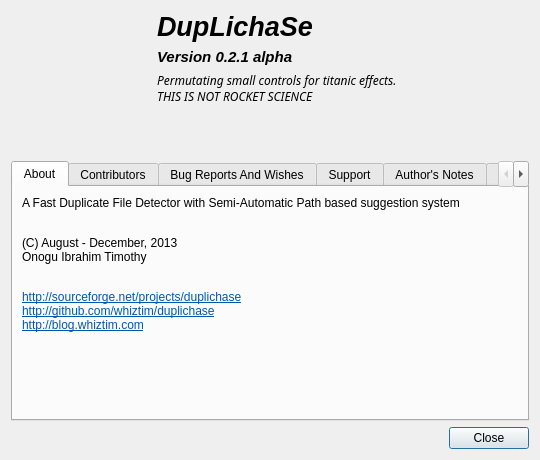
<?xml version="1.0" encoding="UTF-8"?>
<ui version="4.0">
 <class>AboutDialog</class>
 <widget class="QDialog" name="AboutDialog">
  <property name="geometry">
   <rect>
    <x>0</x>
    <y>0</y>
    <width>540</width>
    <height>460</height>
   </rect>
  </property>
  <property name="minimumSize">
   <size>
    <width>540</width>
    <height>460</height>
   </size>
  </property>
  <property name="windowTitle">
   <string>About DupLichaSe</string>
  </property>
  <layout class="QVBoxLayout" name="verticalLayout">
   <item>
    <layout class="QHBoxLayout" name="horizontalLayout">
     <item>
      <widget class="QLabel" name="IconImageLabel">
       <property name="maximumSize">
        <size>
         <width>140</width>
         <height>140</height>
        </size>
       </property>
       <property name="text">
        <string/>
       </property>
       <property name="pixmap">
        <pixmap resource="../../resources/resources.qrc">:/main/mainIcon</pixmap>
       </property>
       <property name="scaledContents">
        <bool>true</bool>
       </property>
      </widget>
     </item>
     <item>
      <layout class="QVBoxLayout" name="topProgramTextVerticalLayout">
       <item>
        <widget class="QLabel" name="programNameTextLabel">
         <property name="font">
          <font>
           <pointsize>20</pointsize>
           <weight>75</weight>
           <italic>true</italic>
           <bold>true</bold>
          </font>
         </property>
         <property name="text">
          <string>DupLichaSe</string>
         </property>
        </widget>
       </item>
       <item>
        <widget class="QLabel" name="programVersionTextLabel">
         <property name="font">
          <font>
           <pointsize>11</pointsize>
           <weight>75</weight>
           <italic>true</italic>
           <bold>true</bold>
          </font>
         </property>
         <property name="text">
          <string>Version 0.2.1 alpha</string>
         </property>
        </widget>
       </item>
       <item>
        <widget class="QLabel" name="programSloganTextLabel">
         <property name="font">
          <font>
           <family>Ubuntu Mono</family>
           <italic>true</italic>
          </font>
         </property>
         <property name="text">
          <string>&lt;html&gt;&lt;head/&gt;&lt;body&gt;&lt;p&gt;Permutating small controls for titanic effects.&lt;br/&gt;THIS IS NOT ROCKET SCIENCE&lt;/p&gt;&lt;/body&gt;&lt;/html&gt;</string>
         </property>
        </widget>
       </item>
       <item>
        <spacer name="verticalSpacer">
         <property name="orientation">
          <enum>Qt::Vertical</enum>
         </property>
         <property name="sizeType">
          <enum>QSizePolicy::Fixed</enum>
         </property>
         <property name="sizeHint" stdset="0">
          <size>
           <width>20</width>
           <height>50</height>
          </size>
         </property>
        </spacer>
       </item>
      </layout>
     </item>
    </layout>
   </item>
   <item>
    <widget class="QTabWidget" name="tabWidget">
     <property name="minimumSize">
      <size>
       <width>500</width>
       <height>260</height>
      </size>
     </property>
     <property name="maximumSize">
      <size>
       <width>4654440</width>
       <height>4353234</height>
      </size>
     </property>
     <property name="currentIndex">
      <number>0</number>
     </property>
     <widget class="QWidget" name="aboutTab">
      <attribute name="title">
       <string>About</string>
      </attribute>
      <layout class="QVBoxLayout" name="verticalLayout_2">
       <item>
        <widget class="QLabel" name="about_briefLabel">
         <property name="text">
          <string>&lt;html&gt;&lt;head/&gt;&lt;body&gt;&lt;p&gt;A Fast Duplicate File Detector with Semi-Automatic Path based suggestion system&lt;/p&gt;&lt;p&gt;&lt;br/&gt;(C) August - December, 2013&lt;br/&gt;Onogu Ibrahim Timothy&lt;/p&gt;&lt;p&gt;&lt;a href=&quot;http://github.com/whiztim/duplichase&quot;&gt;&lt;span style=&quot; text-decoration: underline; color:#0057ae;&quot;&gt;&lt;br/&gt;http://sourceforge.net/projects/duplichase&lt;br/&gt;http://github.com/whiztim/duplichase&lt;/span&gt;&lt;/a&gt;&lt;a href=&quot;http://blog.whiztim.com&quot;&gt;&lt;span style=&quot; text-decoration: underline; color:#0057ae;&quot;&gt;&lt;br/&gt;http://blog.whiztim.com&lt;/span&gt;&lt;/a&gt;&lt;/p&gt;&lt;/body&gt;&lt;/html&gt;</string>
         </property>
        </widget>
       </item>
       <item>
        <spacer name="verticalSpacer_2">
         <property name="orientation">
          <enum>Qt::Vertical</enum>
         </property>
         <property name="sizeHint" stdset="0">
          <size>
           <width>20</width>
           <height>101</height>
          </size>
         </property>
        </spacer>
       </item>
      </layout>
     </widget>
     <widget class="QWidget" name="contributorsTab">
      <attribute name="title">
       <string>Contributors</string>
      </attribute>
      <layout class="QVBoxLayout" name="verticalLayout_4">
       <item>
        <widget class="QTextBrowser" name="contributorTextBrowser">
         <property name="html">
          <string>&lt;!DOCTYPE HTML PUBLIC &quot;-//W3C//DTD HTML 4.0//EN&quot; &quot;http://www.w3.org/TR/REC-html40/strict.dtd&quot;&gt;
&lt;html&gt;&lt;head&gt;&lt;meta name=&quot;qrichtext&quot; content=&quot;1&quot; /&gt;&lt;style type=&quot;text/css&quot;&gt;
p, li { white-space: pre-wrap; }
&lt;/style&gt;&lt;/head&gt;&lt;body style=&quot; font-family:'MS Shell Dlg 2'; font-size:8.25pt; font-weight:400; font-style:normal;&quot;&gt;
&lt;p style=&quot; margin-top:0px; margin-bottom:0px; margin-left:0px; margin-right:0px; -qt-block-indent:0; text-indent:0px;&quot;&gt;&lt;span style=&quot; font-family:'Ubuntu'; font-size:9pt; font-weight:600;&quot;&gt;Ibrahim Timothy Onogu &lt;/span&gt;&lt;span style=&quot; font-family:'Ubuntu'; font-size:9pt; font-style:italic;&quot;&gt;- Concepts, Author, Lead Developer, Maintainer&lt;/span&gt;&lt;span style=&quot; font-family:'Ubuntu'; font-size:9pt;&quot;&gt;&lt;br /&gt;Email:	&lt;/span&gt;&lt;a href=&quot;mailto:whiztim@outlook.com&quot;&gt;&lt;span style=&quot; font-family:'Ubuntu'; font-size:9pt; text-decoration: underline; color:#0057ae;&quot;&gt;Click Me!&lt;br /&gt;&lt;/span&gt;&lt;/a&gt;&lt;span style=&quot; font-family:'Ubuntu'; font-size:9pt;&quot;&gt;Website:	&lt;/span&gt;&lt;a href=&quot;http://blog.whiztim.com&quot;&gt;&lt;span style=&quot; font-family:'Ubuntu'; font-size:9pt; text-decoration: underline; color:#0057ae;&quot;&gt;http://blog.whiztim.com&lt;/span&gt;&lt;/a&gt;&lt;/p&gt;
&lt;p style=&quot;-qt-paragraph-type:empty; margin-top:0px; margin-bottom:0px; margin-left:0px; margin-right:0px; -qt-block-indent:0; text-indent:0px; font-family:'Ubuntu'; font-size:9pt; text-decoration: underline; color:#0057ae;&quot;&gt;&lt;br /&gt;&lt;/p&gt;
&lt;p style=&quot; margin-top:0px; margin-bottom:0px; margin-left:0px; margin-right:0px; -qt-block-indent:0; text-indent:0px;&quot;&gt;&lt;span style=&quot; font-family:'Ubuntu'; font-size:9pt; font-weight:600;&quot;&gt;For encouraging me to Write this Software for others, Thanks to &lt;/span&gt;&lt;span style=&quot; font-family:'Ubuntu'; font-size:9pt; font-style:italic;&quot;&gt;-&lt;/span&gt;&lt;/p&gt;
&lt;p style=&quot; margin-top:0px; margin-bottom:0px; margin-left:0px; margin-right:0px; -qt-block-indent:0; text-indent:0px;&quot;&gt;&lt;span style=&quot; font-family:'Ubuntu'; font-size:9pt;&quot;&gt;Daser GnuLinux Retnan 	&lt;/span&gt;&lt;a href=&quot;http://retnan.com&quot;&gt;&lt;span style=&quot; font-family:'Ubuntu'; font-size:9pt; text-decoration: underline; color:#0000ff;&quot;&gt;&amp;lt;&amp;lt;retNaN&amp;gt;&amp;gt;&lt;/span&gt;&lt;/a&gt;&lt;span style=&quot; font-family:'Ubuntu'; font-size:9pt; font-style:italic;&quot;&gt; Programmer&lt;/span&gt;&lt;/p&gt;
&lt;p style=&quot; margin-top:0px; margin-bottom:0px; margin-left:0px; margin-right:0px; -qt-block-indent:0; text-indent:0px;&quot;&gt;&lt;span style=&quot; font-family:'Ubuntu'; font-size:9pt;&quot;&gt;Emmanuel Idusuyi	&amp;lt;&amp;lt;DonEmmX&amp;gt;&amp;gt;&lt;br /&gt;Faith Omotayo George	&amp;lt;&amp;lt;Faethy&amp;gt;&amp;gt;  &lt;/span&gt;&lt;/p&gt;
&lt;p style=&quot;-qt-paragraph-type:empty; margin-top:0px; margin-bottom:0px; margin-left:0px; margin-right:0px; -qt-block-indent:0; text-indent:0px; font-family:'Ubuntu'; font-size:9pt;&quot;&gt;&lt;br /&gt;&lt;/p&gt;
&lt;p style=&quot; margin-top:0px; margin-bottom:0px; margin-left:0px; margin-right:0px; -qt-block-indent:0; text-indent:0px;&quot;&gt;&lt;span style=&quot; font-family:'Ubuntu'; font-size:9pt; font-weight:600;&quot;&gt;Special Thanks to the Uncreated Creator, the Authority on Systems &lt;/span&gt;&lt;span style=&quot; font-family:'Ubuntu'; font-size:9pt; font-style:italic;&quot;&gt;-&lt;/span&gt;&lt;/p&gt;
&lt;p style=&quot; margin-top:0px; margin-bottom:0px; margin-left:0px; margin-right:0px; -qt-block-indent:0; text-indent:0px;&quot;&gt;&lt;span style=&quot; font-family:'Ubuntu'; font-size:9pt;&quot;&gt;God, the father of my King Jesus Christ  	&lt;/span&gt;&lt;a href=&quot;http://christianity.about.com/od/newchristians/p/becomechristian.htm&quot;&gt;&lt;span style=&quot; font-size:8pt; text-decoration: underline; color:#0000ff;&quot;&gt;&amp;lt;&amp;lt;A New You?&amp;gt;&amp;gt;&lt;/span&gt;&lt;/a&gt;&lt;span style=&quot; font-family:'Ubuntu'; font-size:9pt; font-style:italic;&quot;&gt; Try Jesus for FREE!&lt;/span&gt;&lt;/p&gt;
&lt;p style=&quot; margin-top:0px; margin-bottom:0px; margin-left:0px; margin-right:0px; -qt-block-indent:0; text-indent:0px;&quot;&gt;&lt;span style=&quot; font-family:'Ubuntu'; font-size:9pt;&quot;&gt;The Holy Spirit, my Teacher. . . :-)&lt;/span&gt;&lt;/p&gt;&lt;/body&gt;&lt;/html&gt;</string>
         </property>
         <property name="openExternalLinks">
          <bool>true</bool>
         </property>
        </widget>
       </item>
      </layout>
     </widget>
     <widget class="QWidget" name="bugTab">
      <attribute name="title">
       <string>Bug Reports And Wishes</string>
      </attribute>
      <layout class="QVBoxLayout" name="verticalLayout_3">
       <item>
        <widget class="QLabel" name="bugReportDetailedTextLabel">
         <property name="text">
          <string>&lt;html&gt;&lt;head/&gt;&lt;body&gt;&lt;p&gt;&lt;span style=&quot; font-weight:600;&quot;&gt;Thank you&lt;/span&gt; for using DupLichaSe. . .!! :-) {}&lt;/p&gt;&lt;p&gt;&lt;span style=&quot; font-weight:600;&quot;&gt;Found A bug?&lt;br/&gt;&lt;/span&gt;This Software has been tested before it was deployed. However, it is not guaranteed to be bug-free or crash free. Please use this Link to report bugs or problems you have encountered when using this Software. &lt;a href=&quot;https://github.com/WhiZTiM/duplichase/issues&quot;&gt;&lt;span style=&quot; text-decoration: underline; color:#0057ae;&quot;&gt;HERE&lt;/span&gt;&lt;/a&gt;.&lt;/p&gt;&lt;p&gt;&lt;span style=&quot; font-weight:600;&quot;&gt;Suggestions and Wishes&lt;/span&gt;.&lt;br/&gt;Suggestions and Wishes are certainly welcomed! Please make any suggestion or wish that will improve this program in next versions here &lt;a href=&quot;http://sourceforge.net/p/duplichase/discussion/&quot;&gt;&lt;span style=&quot; text-decoration: underline; color:#0057ae;&quot;&gt;HERE&lt;/span&gt;&lt;/a&gt;&lt;/p&gt;&lt;p&gt;PLEASE NOTE that the Author and Contributors ONLY work on this&lt;br/&gt;project at their spare time.&lt;/p&gt;&lt;/body&gt;&lt;/html&gt;</string>
         </property>
         <property name="wordWrap">
          <bool>true</bool>
         </property>
        </widget>
       </item>
       <item>
        <spacer name="verticalSpacer_4">
         <property name="orientation">
          <enum>Qt::Vertical</enum>
         </property>
         <property name="sizeHint" stdset="0">
          <size>
           <width>20</width>
           <height>40</height>
          </size>
         </property>
        </spacer>
       </item>
      </layout>
     </widget>
     <widget class="QWidget" name="supportTab">
      <attribute name="title">
       <string>Support</string>
      </attribute>
      <layout class="QVBoxLayout" name="verticalLayout_5">
       <item>
        <widget class="QLabel" name="supportDetailTextLabel">
         <property name="text">
          <string>&lt;html&gt;&lt;head/&gt;&lt;body&gt;&lt;p&gt;&lt;span style=&quot; font-weight:600;&quot;&gt;Thank you&lt;/span&gt; for using DupLichaSe. . .!! :-)&lt;/p&gt;&lt;p&gt;If you liked this Software or if this Software has done you any good, then I am glad the time and resource I channeled into this Software paid off!&lt;/p&gt;&lt;p&gt;As of the day this release was deployed. I, the Author of this project, is a pretty young and top notched Undergraduate Student pursing a B. Eng in Mechanical And Production Engineering, in Nigeria.&lt;/p&gt;&lt;p&gt;I would appreciate any form of beneficial support either towards Me or this Software...&lt;br/&gt;Please feel free to contact Me or make a donation. . .&lt;/p&gt;&lt;/body&gt;&lt;/html&gt;</string>
         </property>
         <property name="wordWrap">
          <bool>true</bool>
         </property>
        </widget>
       </item>
       <item>
        <spacer name="verticalSpacer_3">
         <property name="orientation">
          <enum>Qt::Vertical</enum>
         </property>
         <property name="sizeHint" stdset="0">
          <size>
           <width>20</width>
           <height>59</height>
          </size>
         </property>
        </spacer>
       </item>
      </layout>
     </widget>
     <widget class="QWidget" name="authorsNotesTab">
      <attribute name="title">
       <string>Author's Notes</string>
      </attribute>
      <layout class="QVBoxLayout" name="verticalLayout_7">
       <item>
        <widget class="QLabel" name="label">
         <property name="text">
          <string>&lt;html&gt;&lt;head/&gt;&lt;body&gt;&lt;p&gt;&lt;span style=&quot; font-weight:600;&quot;&gt;NOTE 1:&lt;/span&gt; This Software will improve over time, months or years... This release presents a USABLE but INCOMPLETE feature set... I ernestly do hope it helps you clear your duplicate mess! PLease give me a feedback if you can. :)&lt;/p&gt;&lt;p&gt;&lt;span style=&quot; font-weight:600;&quot;&gt;NOTE 2:&lt;/span&gt; The implementation of the Core (Duplicate Scanner) of this Software is a CONCEPT EXPERIMENT I am working on. Though, for the time being, man-power and resource, the concept was skinned down to a basiic non-trivial implementation. This concept is &lt;span style=&quot; font-weight:600;&quot;&gt;Rule-Based Object Ossification&lt;/span&gt; : something similar to Lazy Loading... : passing objects around the program to fill up their data structures from factories on request, and ojects are re-routed by interconnected rules... My research on this just started, and it will take several months and will cost a lot of Money to have something very concrete... Still looking for a sponsor though. YOU can speed this up, MAKE ME A TEAM, JOIN me, FUND me, or ENCOURAGE me!! ...&lt;/p&gt;&lt;/body&gt;&lt;/html&gt;</string>
         </property>
         <property name="textFormat">
          <enum>Qt::RichText</enum>
         </property>
         <property name="scaledContents">
          <bool>false</bool>
         </property>
         <property name="alignment">
          <set>Qt::AlignLeading|Qt::AlignLeft|Qt::AlignTop</set>
         </property>
         <property name="wordWrap">
          <bool>true</bool>
         </property>
        </widget>
       </item>
      </layout>
     </widget>
     <widget class="QWidget" name="aboutQtTab">
      <attribute name="title">
       <string>About Qt</string>
      </attribute>
      <layout class="QVBoxLayout" name="verticalLayout_6">
       <item>
        <widget class="QScrollArea" name="aboutQtScrollArea">
         <property name="widgetResizable">
          <bool>true</bool>
         </property>
         <widget class="QWidget" name="scrollAreaWidgetContents">
          <property name="geometry">
           <rect>
            <x>0</x>
            <y>0</y>
            <width>496</width>
            <height>214</height>
           </rect>
          </property>
         </widget>
        </widget>
       </item>
      </layout>
     </widget>
    </widget>
   </item>
   <item>
    <layout class="QHBoxLayout" name="closeButtonHLayout">
     <item>
      <spacer name="horizontalSpacer">
       <property name="orientation">
        <enum>Qt::Horizontal</enum>
       </property>
       <property name="sizeHint" stdset="0">
        <size>
         <width>298</width>
         <height>20</height>
        </size>
       </property>
      </spacer>
     </item>
     <item>
      <widget class="QPushButton" name="closePushButton">
       <property name="text">
        <string>Close</string>
       </property>
       <property name="icon">
        <iconset theme="window-close">
         <normaloff/>
        </iconset>
       </property>
      </widget>
     </item>
    </layout>
   </item>
  </layout>
 </widget>
 <resources>
  <include location="../../resources/resources.qrc"/>
 </resources>
 <connections>
  <connection>
   <sender>closePushButton</sender>
   <signal>clicked()</signal>
   <receiver>AboutDialog</receiver>
   <slot>close()</slot>
   <hints>
    <hint type="sourcelabel">
     <x>443</x>
     <y>317</y>
    </hint>
    <hint type="destinationlabel">
     <x>243</x>
     <y>167</y>
    </hint>
   </hints>
  </connection>
 </connections>
</ui>
